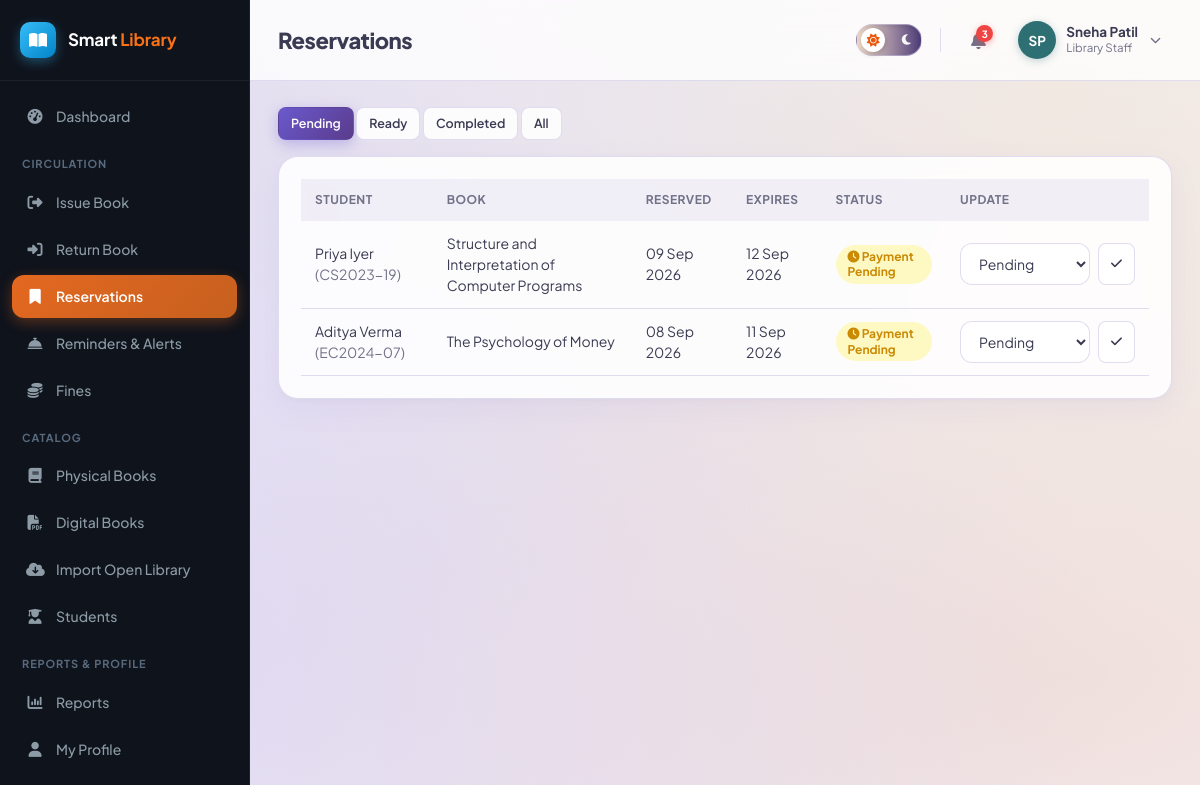
The app's page /librarian/reservations.php (signed in) with its own data.
### tables this page shows
CREATE TABLE reservations (
    id INT AUTO_INCREMENT PRIMARY KEY,
    student_id INT NOT NULL,
    book_id INT NOT NULL,
    reservation_date DATE NOT NULL,
    expiry_date DATE DEFAULT NULL,
    status ENUM('pending','approved','ready','completed','cancelled','expired') NOT NULL DEFAULT 'pending',
    created_at TIMESTAMP DEFAULT CURRENT_TIMESTAMP,
    FOREIGN KEY (student_id) REFERENCES students(id) ON DELETE CASCADE,
    FOREIGN KEY (book_id) REFERENCES books(id) ON DELETE CASCADE
);

CREATE TABLE users (
    id INT AUTO_INCREMENT PRIMARY KEY,
    name VARCHAR(120) NOT NULL,
    email VARCHAR(150) NOT NULL UNIQUE,
    password VARCHAR(255) NOT NULL,
    role ENUM('admin','librarian','student') NOT NULL,
    phone VARCHAR(20) DEFAULT NULL,
    photo VARCHAR(255) DEFAULT NULL,
    status ENUM('active','inactive') NOT NULL DEFAULT 'active',
    reset_token VARCHAR(255) DEFAULT NULL,
    reset_expires DATETIME DEFAULT NULL,
    created_at TIMESTAMP DEFAULT CURRENT_TIMESTAMP,
    updated_at TIMESTAMP DEFAULT CURRENT_TIMESTAMP ON UPDATE CURRENT_TIMESTAMP
);

CREATE TABLE students (
    id INT AUTO_INCREMENT PRIMARY KEY,
    user_id INT NOT NULL,
    roll_number VARCHAR(40) NOT NULL UNIQUE,
    course VARCHAR(100) DEFAULT NULL,
    department VARCHAR(100) DEFAULT NULL,
    year VARCHAR(20) DEFAULT NULL,
    division VARCHAR(20) DEFAULT NULL,
    address VARCHAR(255) DEFAULT NULL,
    registration_date DATE NOT NULL,
    max_books INT NOT NULL DEFAULT 3,
    created_at TIMESTAMP DEFAULT CURRENT_TIMESTAMP,
    updated_at TIMESTAMP DEFAULT CURRENT_TIMESTAMP ON UPDATE CURRENT_TIMESTAMP,
    FOREIGN KEY (user_id) REFERENCES users(id) ON DELETE CASCADE
);

CREATE TABLE books (
    id INT AUTO_INCREMENT PRIMARY KEY,
    isbn VARCHAR(30) NOT NULL UNIQUE,
    title VARCHAR(200) NOT NULL,
    author_id INT DEFAULT NULL,
    category_id INT DEFAULT NULL,
    publisher_id INT DEFAULT NULL,
    publication_year YEAR DEFAULT NULL,
    edition VARCHAR(30) DEFAULT NULL,
    language VARCHAR(40) DEFAULT 'English',
    pages INT DEFAULT NULL,
    price DECIMAL(10,2) DEFAULT 0.00,
    shelf_number VARCHAR(30) DEFAULT NULL,
    total_copies INT NOT NULL DEFAULT 1,
    available_copies INT NOT NULL DEFAULT 1,
    description TEXT DEFAULT NULL,
    image VARCHAR(255) DEFAULT NULL,
    status ENUM('active','inactive') NOT NULL DEFAULT 'active',
    created_at TIMESTAMP DEFAULT CURRENT_TIMESTAMP,
    updated_at TIMESTAMP DEFAULT CURRENT_TIMESTAMP ON UPDATE CURRENT_TIMESTAMP,
    FOREIGN KEY (author_id) REFERENCES authors(id) ON DELETE SET NULL,
    FOREIGN KEY (category_id) REFERENCES categories(id) ON DELETE SET NULL,
    FOREIGN KEY (publisher_id) REFERENCES publishers(id) ON DELETE SET NULL,
    INDEX idx_title (title),
    INDEX idx_isbn (isbn)
);

### librarian/reservations.php (the view, shortened to what this page needs)
<?php
require_once __DIR__ . '/../includes/functions.php';
require_once __DIR__ . '/../includes/auth-check.php';
$statusFilter = $_GET['status'] ?? 'pending';
$where = '';
if (in_array($statusFilter, ['pending','approved','ready','completed','cancelled','expired'], true)) {
    $where = "WHERE rv.status = " . $pdo->quote($statusFilter);
}
$reservations = $pdo->query("
    SELECT rv.*, b.title, u.name student_name, s.roll_number
    FROM reservations rv
    JOIN books b ON b.id = rv.book_id
    JOIN students s ON s.id = rv.student_id
    JOIN users u ON u.id = s.user_id
    $where ORDER BY rv.id DESC")->fetchAll();
include __DIR__ . '/../includes/header.php';
?>
<div class="table-toolbar">
    <div class="filters">
        <a class="btn btn-sm <?= $statusFilter==='pending'?'btn-primary':'btn-outline' ?>" href="?status=pending">Pending</a>
        <a class="btn btn-sm <?= $statusFilter==='ready'?'btn-primary':'btn-outline' ?>" href="?status=ready">Ready</a>
        <a class="btn btn-sm <?= $statusFilter==='completed'?'btn-primary':'btn-outline' ?>" href="?status=completed">Completed</a>
        <a class="btn btn-sm <?= $statusFilter==='all'?'btn-primary':'btn-outline' ?>" href="?status=all">All</a>
    </div>
</div>
<div class="card">
    <?php if (!$reservations): ?>
        <div class="empty-state"><i class="fa-solid fa-bookmark"></i>No reservations found.</div>
    <?php else: ?>
    <div class="table-wrap">
        <table class="data-table">
            <thead><tr><th>Student</th><th>Book</th><th>Reserved</th><th>Expires</th><th>Status</th><th>Update</th></tr></thead>
            <tbody>
            <?php foreach ($reservations as $r): ?>
                <tr>
                    <td><?= e($r['student_name']) ?> <span class="text-muted">(<?= e($r['roll_number']) ?>)</span></td>
                    <td><?= e($r['title']) ?></td>
                    <td><?= fmtDate($r['reservation_date']) ?></td>
                    <td><?= fmtDate($r['expiry_date']) ?></td>
                    <td><?= statusBadge($r['status']) ?></td>
                    <td>
                        <form method="POST" class="flex gap-2">
                            <select name="status" class="form-control btn-sm" style="width:130px;">
                                <?php foreach (['pending','approved','ready','completed','cancelled','expired'] as $s): ?>
                                    <option value="<?= $s ?>" <?= $r['status']===$s?'selected':'' ?>><?= ucfirst($s) ?></option>
                                <?php endforeach; ?>
                            </select>
                            <button class="btn btn-sm btn-outline" type="submit"><i class="fa-solid fa-check"></i></button>
                        </form>
                    </td>
                </tr>
            <?php endforeach; ?>
            </tbody>
        </table>
    </div>
    <?php endif; ?>
</div>
<?php include __DIR__ . '/../includes/footer.php'; ?>

### includes/functions.php (shortened to what this page needs)
<?php
function e($value) {
    return htmlspecialchars($value ?? '', ENT_QUOTES, 'UTF-8');
}
function fmtDate($date) {
    return date('d M Y', strtotime($date));
}
function statusBadge($status) {
    $colors = [
        'active' => 'badge-green', 'available' => 'badge-green', 'paid' => 'badge-green',
        'returned' => 'badge-green', 'completed' => 'badge-green', 'approved' => 'badge-green', 'ready' => 'badge-green',
        'issued' => 'badge-blue', 'pending' => 'badge-yellow', 'partially_paid' => 'badge-yellow',
        'overdue' => 'badge-red', 'unpaid' => 'badge-red', 'inactive' => 'badge-gray', 'cancelled' => 'badge-gray',
        'expired' => 'badge-gray', 'lost' => 'badge-red', 'damaged' => 'badge-red', 'waived' => 'badge-gray',
    ];
    $icons = [
        'unpaid' => 'fa-circle-xmark',
        'pending' => 'fa-clock',
        'paid' => 'fa-circle-check',
        'partially_paid' => 'fa-circle-half-stroke',
        'overdue' => 'fa-triangle-exclamation',
        'waived' => 'fa-ban',
    ];
    $iconHtml = isset($icons[$status]) ? '<i class="fa-solid ' . $icons[$status] . '"></i> ' : '';
    $class = $colors[$status] ?? 'badge-gray';
    $label = match($status) {
        'unpaid' => 'Unpaid',
        'pending' => 'Payment Pending',
        'partially_paid' => 'Partially Paid',
        'paid' => 'Paid',
        'waived' => 'Waived',
        default => ucfirst($status)
    };
    return '<span class="badge ' . $class . '">' . $iconHtml . e($label) . '</span>';
}

### assets/css/style.css (style rules this page uses)
:root { --primary: #6A5ACD; --primary-dark: #5A3B8C; --primary-mid: #8B7CC7; --primary-light: rgba(201, 194, 227, 0.4); --lavender: #C9C2E3; --accent-orange: #C6601F; --accent-orange-hover: #d96b27; --accent-teal: #2E6F73; --accent-teal-light: rgba(46, 111, 115, 0.16); --accent-sand: #EADCC8; --accent-sand-light: rgba(234, 220, 200, 0.5); --success: #16a34a; --success-light: #dcfce7; --warning: #ca8a04; --warning-light: #fef9c3; --danger: #dc2626; --danger-light: #fee2e2; --text: #3A3A52; --text-muted: #717188; --bg: #F7F5FC; --white: #ffffff; --card-bg: rgba(255, 255, 255, 0.88); --card-border: rgba(201, 194, 227, 0.55); --border: rgba(201, 194, 227, 0.55); --gray-light: #f6f5fb; --gray: #88889d; --sidebar-w: 250px; --radius: 20px; --pill-radius: 999px; --shadow: 0 10px 30px rgba(123, 109, 216, 0.07), 0 2px 8px rgba(46, 43, 43, 0.03); }
* { box-sizing: border-box; }
body { margin: 0; font-family: 'Plus Jakarta Sans', system-ui, -apple-system, BlinkMacSystemFont, Roboto, sans-serif; background-color: var(--bg); background-image: radial-gradient(at 10% 15%, rgba(201, 194, 227, 0.45) 0px, transparent 60%), radial-gradient(at 88% 12%, rgba(234, 220, 200, 0.5) 0px, transparent 60%), radial-gradient(at 90% 85%, rgba(198, 96, 31, 0.14) 0px, transparent 65%), radial-gradient(at 15% 85%, rgba(121, 106, 220, 0.18) 0px, transparent 65%); background-attachment: fixed; color: var(--text); font-size: 15px; line-height: 1.5; -webkit-font-smoothing: antialiased; }
a { color: var(--primary); text-decoration: none; transition: color 0.15s ease; }
.card { background: var(--card-bg); border: 1px solid var(--card-border); border-radius: var(--radius); box-shadow: var(--shadow); padding: 22px; backdrop-filter: blur(14px); -webkit-backdrop-filter: blur(14px); transition: transform 0.2s ease, box-shadow 0.2s ease; }
.btn { display: inline-flex; align-items: center; gap: 8px; padding: 9px 18px; border-radius: 12px; border: 1px solid transparent; font-size: 14px; font-weight: 600; cursor: pointer; text-decoration: none; font-family: inherit; transition: all 0.18s ease; }
.btn-primary { background: linear-gradient(135deg, #6A5ACD 0%, #5A3B8C 100%); color: #ffffff; box-shadow: 0 4px 14px rgba(106, 90, 205, 0.35); }
.btn-outline { background: var(--card-bg); border-color: var(--border); color: var(--text); }
.btn-sm { padding: 6px 12px; font-size: 12.5px; border-radius: 8px; }
.form-control { width: 100%; padding: 10px 14px; border: 1px solid var(--border); border-radius: 12px; font-size: 14px; background: var(--white); color: var(--text); font-family: inherit; transition: border-color 0.15s ease, box-shadow 0.15s ease; }
.table-wrap { overflow-x: auto; }
table.data-table { width: 100%; border-collapse: collapse; font-size: 14px; }
.data-table th { text-align: left; padding: 12px 14px; background: rgba(201, 194, 227, 0.25); font-weight: 700; font-size: 12px; text-transform: uppercase; letter-spacing: 0.04em; color: var(--text-muted); white-space: nowrap; }
.data-table td { padding: 12px 14px; border-bottom: 1px solid var(--border); vertical-align: middle; }
.table-toolbar { display: flex; justify-content: space-between; align-items: center; margin-bottom: 16px; gap: 12px; flex-wrap: wrap; }
.badge { padding: 4px 12px; border-radius: 999px; font-size: 12px; font-weight: 700; display: inline-block; line-height: 1.3; }
.badge-yellow { background: var(--warning-light); color: var(--warning); }
.text-muted { color: var(--text-muted); }
.flex { display: flex; }
.gap-2 { gap: 8px; }

### records on screen
reservations: users.name "Priya Iyer", student.roll_number "CS2023-19", book.title "Structure and Interpretation of Computer Programs", reservation_date "09 Sep 2026", expiry_date "12 Sep 2026", status "Payment Pending", status "Pending"
reservations: users.name "Aditya Verma", student.roll_number "EC2024-07", book.title "The Psychology of Money", reservation_date "08 Sep 2026", expiry_date "11 Sep 2026", status "Payment Pending", status "Pending"

### other values on screen
$label "Dashboard"
$item['_section'] "CIRCULATION"
$label "Issue Book"
$label "Return Book"
$label "Reservations"
$label "Reminders & Alerts"
$label "Fines"
$item['_section'] "CATALOG"
$label "Physical Books"
$label "Digital Books"
$label "Import Open Library"
$label "Students"
$item['_section'] "REPORTS & PROFILE"
$label "Reports"
$label "My Profile"
